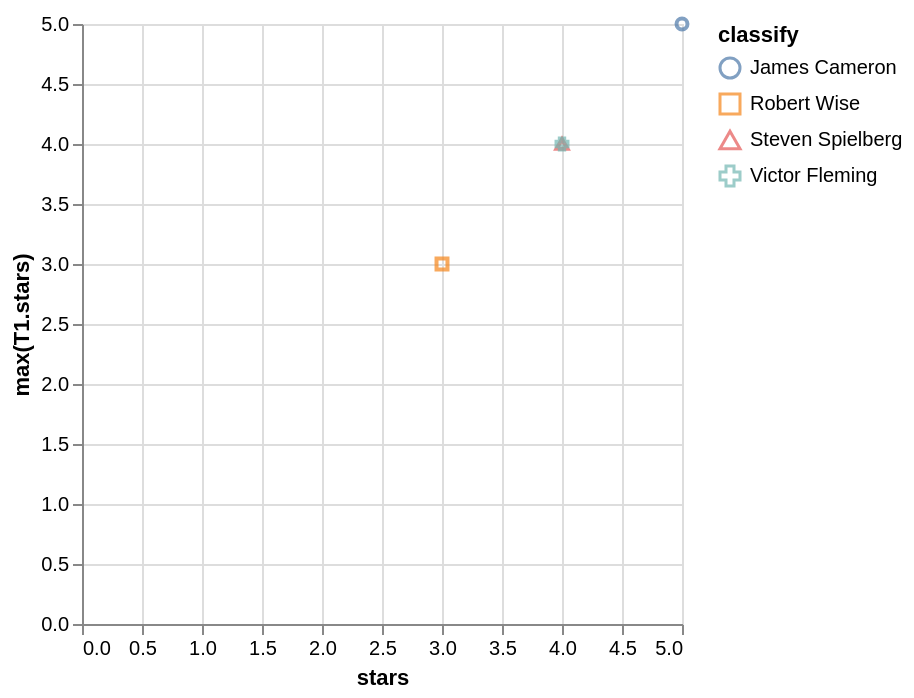

Write the Vega-Lite specification saved for this chart.
### Vega-Lite specification from a JSON file in a GitHub repository (floating-point values rounded to 4 significant figures)
{"data": {"values": [{"x_data": 5, "y_data": 5, "classify": "James Cameron"}, {"x_data": 3, "y_data": 3, "classify": "Robert Wise"}, {"x_data": 4, "y_data": 4, "classify": "Steven Spielberg"}, {"x_data": 4, "y_data": 4, "classify": "Victor Fleming"}]}, "mark": "point", "encoding": {"x": {"field": "x_data", "type": "quantitative", "title": "stars", "scale": {"zero": "false"}}, "y": {"field": "y_data", "type": "quantitative", "title": "max(T1.stars)", "scale": {"zero": "false"}}, "color": {"field": "classify", "type": "nominal"}, "shape": {"field": "classify", "type": "nominal"}}}
